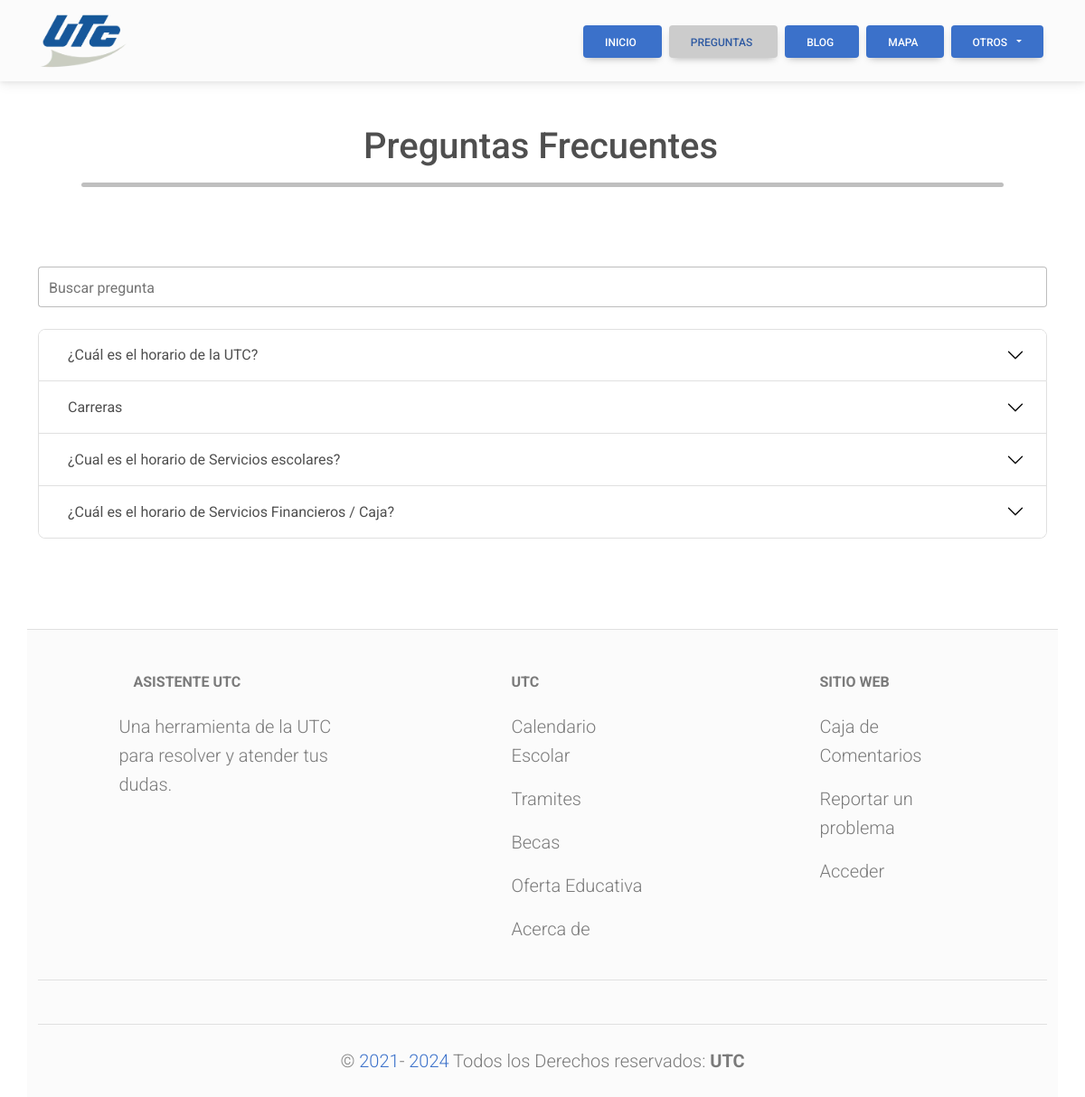
/preguntas-frecuentes/, run on an earlier commit of the app's database.
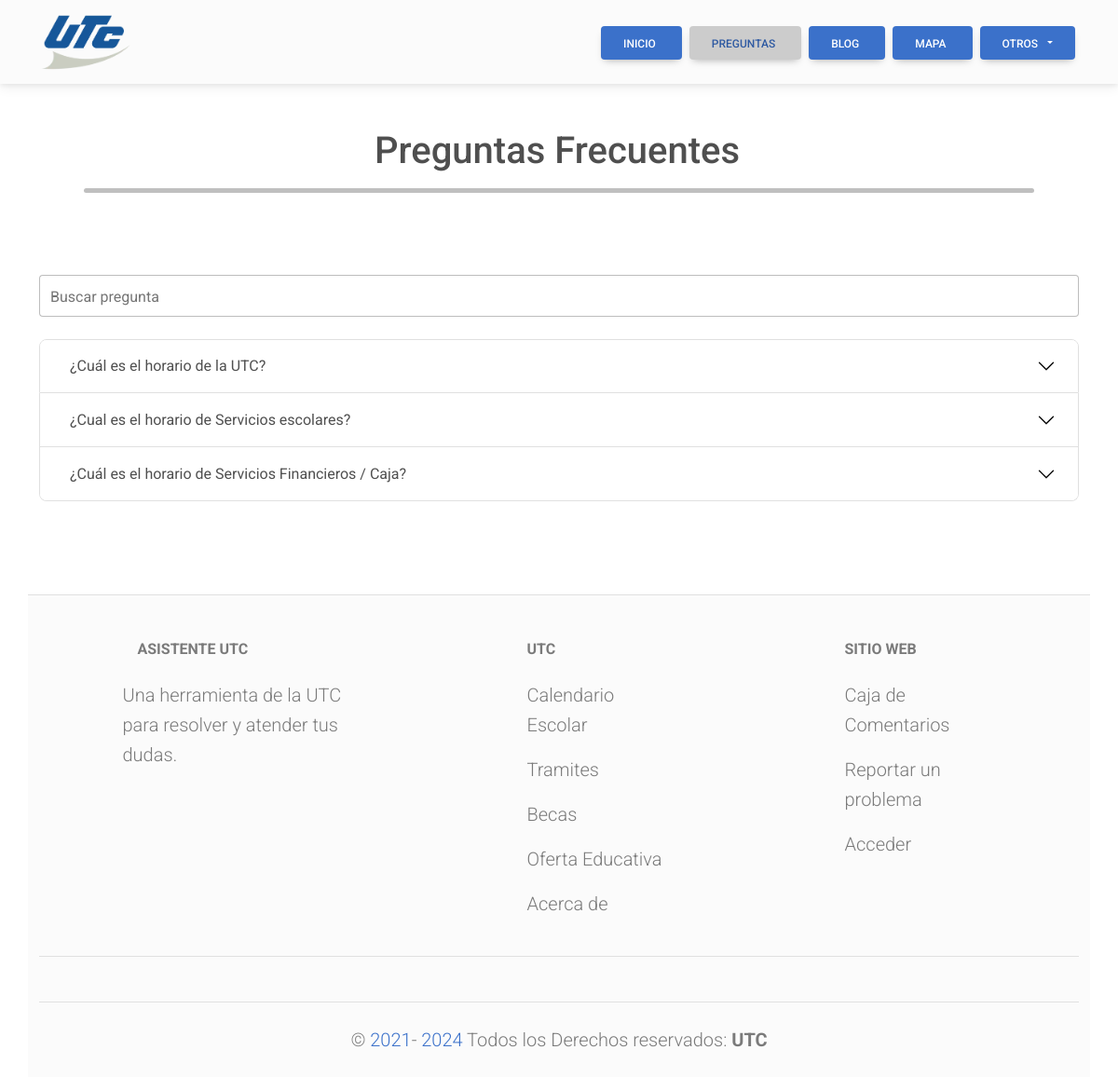
And on a later commit of the database.
### cross_asistent/models.py (models this page shows, shortened)
class Database(models.Model):
    categoria = models.ForeignKey(Categorias, on_delete=models.SET_NULL, null=True)
    titulo = models.CharField(max_length=200, blank=False)
    informacion = models.TextField(blank=True, null=True)
    redirigir = models.URLField(blank=True, null=True)
    frecuencia = models.IntegerField(default=0)
    documentos = models.FileField(upload_to='cross_asistent/static/files/documentos/', blank=True, null=True)
    imagenes =  models.ImageField(upload_to='cross_asistent/static/files/imagenes/', blank=True, null=True)
    fecha_modificacion = models.DateTimeField(auto_now=True)

### cross_asistent/views.py (the view)
# urls.py: path('preguntas-frecuentes/', views.faq, name='faq'),
def faq(request):
    questall = models.Database.objects.filter(frecuencia__gt=0).order_by('-frecuencia')
    return render(request, 'frecuentes.html', {
        'quest_all': questall,
        'active_page': 'faq'
    })

### cross_asistent/templates/frecuentes.html (shortened to what this page needs)
{% extends 'widget.html' %}
{% load static %}
{% block content %}
<main class="container container-fluid">
    <div class="p-5 text-center">
        <h1 class="mb-3">Preguntas Frecuentes </h1>
        <hr class="hr_divisor" />
    </div>
    <div class="form-outline my-4" data-mdb-input-init>
        <input type="text" id="searchInput" class="form-control form-control-lg"/>
        <label class="form-label" for="searchInput">Buscar pregunta</label>
    </div>
    <div class="accordion" id="accordionExampleY">
        {% for quest in quest_all %}
        <div class="accordion-item">
            <h2 class="accordion-header" id="heading{{ quest.id }}">
                <button
                    data-mdb-collapse-init
                    class="accordion-button"
                    type="button"
                    data-mdb-toggle="collapse"
                    data-mdb-target="#quest-{{ quest.id }}"
                    aria-expanded="true"
                    aria-controls="quest-{{ quest.id }}"
                >
                    {{ quest.titulo }}
                </button>
            </h2>
        </div>
        {% endfor %}
    </div>
</main>
{% include 'widget_footer.html' %}
{% endblock %}

What changed in the data, as far as the page shows it:
no longer on this page (row edited): Database: titulo "Carreras"
